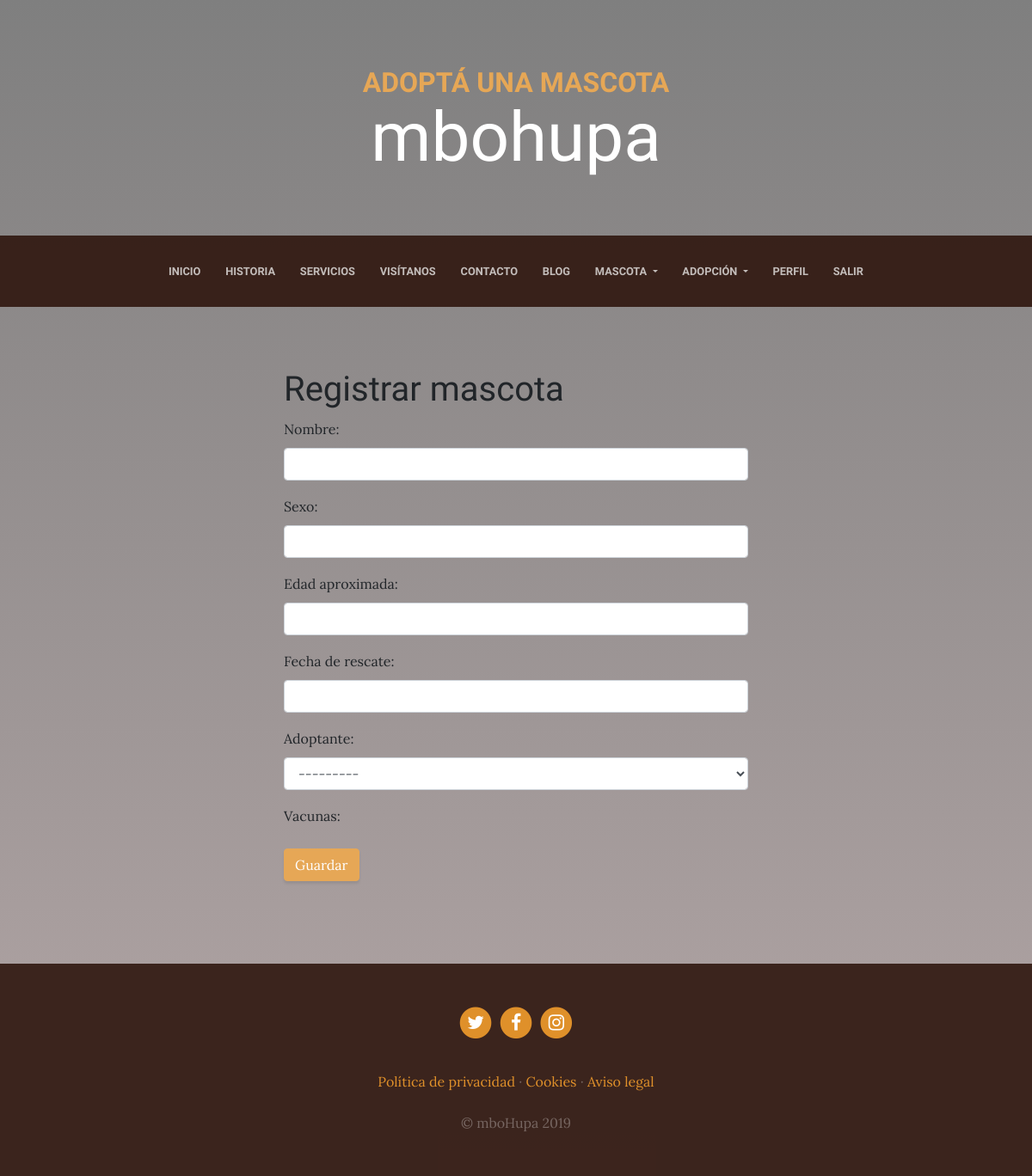
The app's page /mascota/nueva/ (signed in), older data.
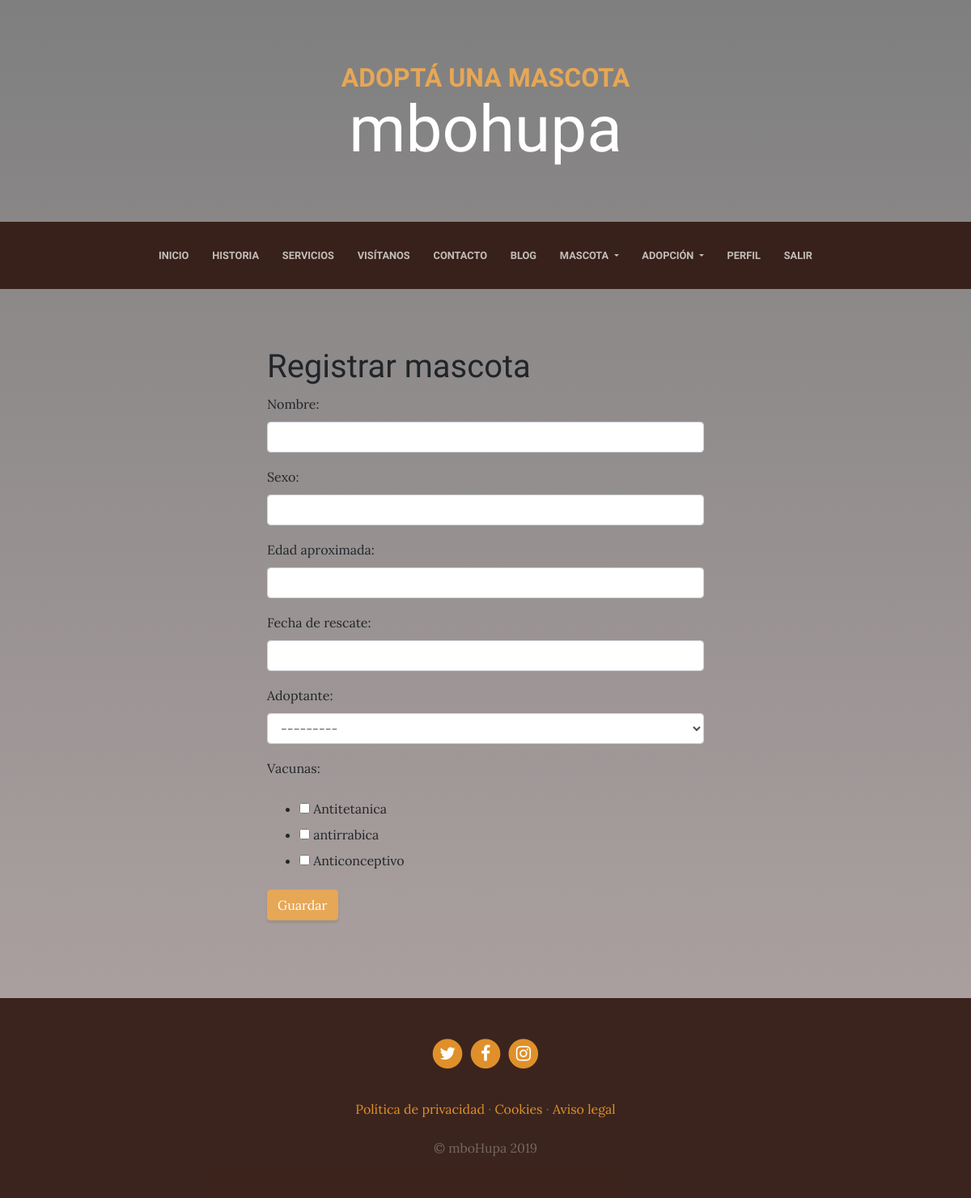
The same page, newer data.
### mascota/views.py (the view)
# urls.py: path('nueva/', login_required(MascotaCreate.as_view()), name='mascota_crear'),
class MascotaCreate(CreateView):
	model = Mascota
	form_class = MascotaForm
	template_name = 'mascota/mascota_form.html'
	success_url = reverse_lazy('mascota_listar')

### mascota/forms.py
class MascotaForm(forms.ModelForm):
    class Meta:
        model = Mascota
        fields = [
            'nombre',
            'sexo',
            'edad_aproximada',
            'fecha_rescate',
            'persona',
            'vacuna',
        ]
        labels = {
            'nombre': 'Nombre',
            'sexo':'Sexo',
            'edad_aproximada': 'Edad aproximada',
            'fecha_rescate': 'Fecha de rescate',
            'persona': 'Adoptante',
            'vacuna':'Vacunas',
        }
        widgets = {
            'nombre':forms.TextInput(attrs={'class':'form-control'}),
            'sexo':forms.TextInput(attrs={'class':'form-control'}),
            'edad_aproximada':forms.TextInput(attrs={'class':'form-control'}),
            'fecha_rescate':forms.TextInput(attrs={'class':'form-control'}),
            'persona':forms.Select(attrs={'class':'form-control'}),
            'vacuna':forms.CheckboxSelectMultiple(),
        }

### adopcion/models.py (called while the page is built)
    def __str__(self):
        return '{}'.format(self.nombre+" "+self.apellidos)

### mascota/models.py (called while the page is built)
    def __str__(self):
        return '{}'.format(self.nombre)

### pages/templatetags/pages_extras.py (called while the page is built)
@register.simple_tag
def get_page_list():
    pages = Page.objects.all()
    return pages

### mascota/templates/mascota/mascota_form.html (shortened to what this page needs)
{% extends 'core/base.html' %}
{% block content %}
<div class="container">
		<div class="row mt-3">
			<div class="col-md-6 mx-auto mb-5">
				<br>
				<h1>Registrar mascota</h1>
				<form method="post" enctype="multipart/form-data">
					{{ form.as_p}}
					<button class="btn btn-primary" type="submit">Guardar</button>
				</form>
			</div>
		</div>
</div>
{% endblock %}

Row changes from the older to the newer data that the page shows:
changed Persona: apellidos "mendez" → "capaza" (drawn)
Text that changed along with them:
form field vacuna: (not shown) → "☐ ☐ ☐"
text no longer shown: "Nombre: Sexo: Edad aproximada: Fecha de rescate: Adoptante: Vacunas:"
text now shown: "Nombre: Sexo: Edad aproximada: Fecha de rescate: Adoptante: Vacunas: Antitetanica antirrabica Anticonceptivo"
